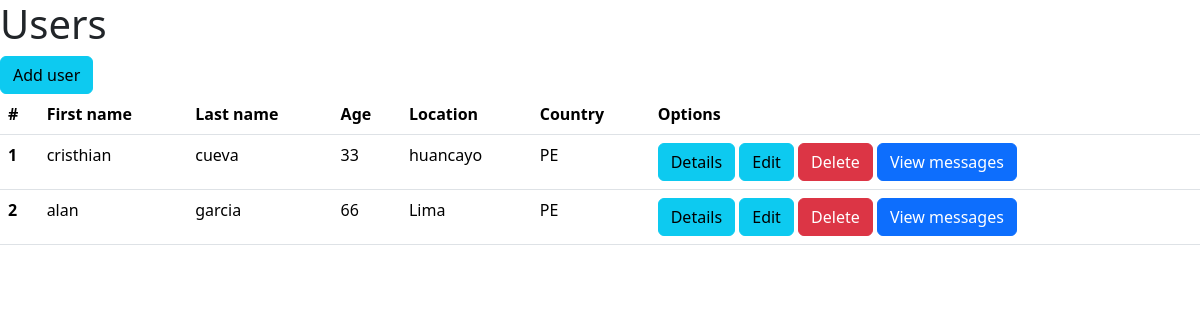
The app's page /users, older data.
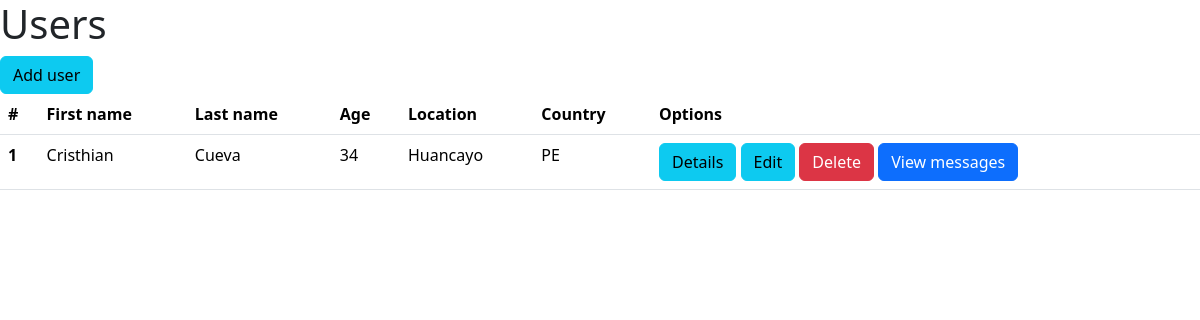
The same page, newer data.
### main.py (models this page shows, shortened)
class User(db.Model):
    __tablename__ = "users"
    id = db.Column(db.Integer, primary_key=True, autoincrement=True)
    first_name = db.Column(db.String(150))
    last_name = db.Column(db.String(150))
    age = db.Column(db.Integer)
    location = db.Column(db.String(50))
    country = db.Column(db.String(10))
    created_at = db.Column(db.DateTime(timezone=True), server_default=func.now())

### main.py (the view)
@app.route("/users")
def users():
    data = User.query.all()
    return render_template("users.html", items=data)

### templates/users.html (shortened to what this page needs)
{% extends 'base.html' %}
{% block content %}
<h1>Users</h1>
<a href="{{ url_for('users_add') }}" class="btn btn-info">Add user</a>
<table class="table">
    <thead>
      <tr>
        <th scope="col">#</th>
        <th scope="col">First name</th>
        <th scope="col">Last name</th>
        <th scope="col">Age</th>
        <th scope="col">Location</th>
        <th scope="col">Country</th>
        <th scope="col">Options</th>
      </tr>
    </thead>
    <tbody>
      {% for item in items %}
      <tr>
        <th scope="row">{{ item.id }}</th>
        <td>{{ item.first_name }}</td>
        <td>{{ item.last_name }}</td>
        <td>{{ item.age }}</td>
        <td>{{ item.location }}</td>
        <td>{{ item.country }}</td>
        <td><a href="{{ url_for('users_by_id', id=item.id) }}" class="btn btn-info">Details</a> <a href="{{ url_for('users_edit_by_id', id=item.id) }}" class="btn btn-info">Edit</a> <a href="{{ url_for('users_delete_by_id', id=item.id) }}" class="btn btn-danger">Delete</a> <a href="{{ url_for('messages_by_user_id', id=item.id) }}" class="btn btn-primary">View messages</a></td>
      </tr>
      {% endfor %}
    </tbody>
  </table>
{% endblock %}

### templates/base.html (shortened to what this page needs)
<!doctype html>
<html lang="en">
  <head>
    <link href="https://cdn.jsdelivr.net/npm/bootstrap@5.3.3/dist/css/bootstrap.min.css" rel="stylesheet">
<link href="https://cdn.jsdelivr.net/npm/summernote@0.9.0/dist/summernote.min.css" rel="stylesheet">
  </head>
  <body>
    {% block content %}
    {% endblock %}
  </body>
</html>

Row changes from the older to the newer data that the page shows:
removed User: id "2", first_name "alan", last_name "garcia", age "66", location "Lima", country "PE"
changed User "PE": first_name "cristhian" → "Cristhian"; last_name "cueva" → "Cueva"; age "33" → "34"; location "huancayo" → "Huancayo"
